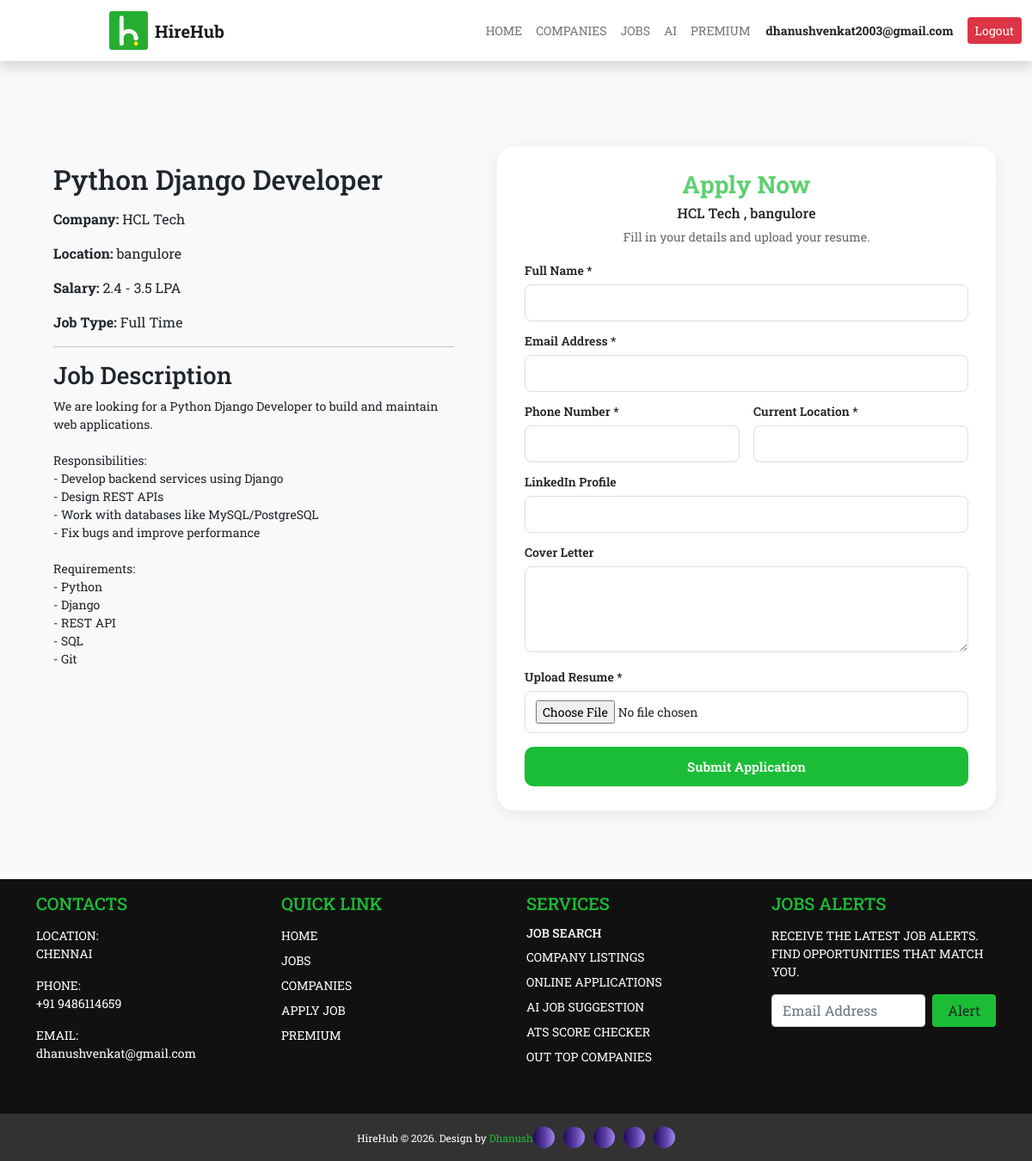
/apply-job/6/ (signed in), run on the app's committed database.
### job_portal/models.py (models this page shows, shortened)
class Job(models.Model):
    JOB_TYPES = (
        ('Full Time', 'Full Time'),
        ('Part Time', 'Part Time'),
        ('Remote', 'Remote'),
        ('Hybrid', 'Hybrid'),
    )
    title = models.CharField(max_length=100)
    company = models.CharField(max_length=100)
    location = models.CharField(max_length=100)
    salary = models.CharField(max_length=50)
    job_type = models.CharField(max_length=20, choices=JOB_TYPES)
    description = models.TextField(blank=True, null=True)

### job_portal/views.py (the view, shortened to what this page needs)
# urls.py: path('apply-job/<int:id>/', views.apply_job, name='apply_job'),
@login_required(login_url='auth')
def apply_job(request, id):
    job = get_object_or_404(Job, id=id)
    return render(request, "apply_job.html", {
        "job": job
    })

### templates/apply_job.html (shortened to what this page needs)
{% extends 'dummy.html' %}
{% load static %}
{% block content %}
<head>
    <link rel="stylesheet" href="{% static 'css/apply_job.css' %}">
    <link rel="stylesheet" href="https://cdn.jsdelivr.net/npm/bootstrap-icons@1.13.1/font/bootstrap-icons.min.css">
    <link href="https://cdn.jsdelivr.net/npm/bootstrap@5.0.2/dist/css/bootstrap.min.css" rel="stylesheet">
</head>
<section class="apply-section">
    <div class="container">
        <div class="job-layout">
            <div class="job-description">
                <h2>{{ job.title }}</h2>
                <p><strong>Company:</strong> {{ job.company }}</p>
                <p><strong>Location:</strong> {{ job.location }}</p>
                <p><strong>Salary:</strong> {{ job.salary }}</p>
                <p><strong>Job Type:</strong> {{ job.job_type }}</p>
                <hr>
                <h3>Job Description</h3>
                <pre>{{ job.description }}</pre>
            </div>
            <div class="apply-card">
                <h1>Apply Now</h1>
                <h4 class="places">
                    {{ job.company }} , {{ job.location }}
                </h4>
                <p>
                    Fill in your details and upload your resume.
                </p>
                <form method="POST" enctype="multipart/form-data">
                    <div class="form-group">
                        <label>Full Name *</label>
                        <input type="text" name="name" required>
                    </div>
                    <div class="form-group">
                        <label>Email Address *</label>
                        <input type="email" name="email" required>
                    </div>
                    <div class="form-group">
                        <label>Phone Number *</label>
                        <input type="tel" name="phone" required>
                    </div>
                    <div class="form-group">
                        <label>Current Location *</label>
                        <input type="text" name="location" required>
                    </div>
                    <div class="form-group">
                        <label>LinkedIn Profile</label>
                        <input type="url" name="linkedin">
                    </div>
                    <div class="form-group">
                        <label>Cover Letter</label>
                        <textarea name="cover_letter" rows="5"></textarea>
                    </div>
                    <div class="form-group">
                        <label>Upload Resume *</label>
                        <input type="file" name="resume" required>
                    </div>
                    <button type="submit" class="apply-btn">
                        Submit Application
                    </button>
                </form>
            </div>
        </div>
    </div>
</section>
{% endblock %}

### templates/dummy.html (shortened to what this page needs)
{% load static %}
<!DOCTYPE html>
<html lang="en">
<head>
    <link rel="stylesheet" href="{% static 'css/dummy.css' %}">
    <link rel="stylesheet" href="https://cdn.jsdelivr.net/npm/bootstrap@5.0.2/dist/css/bootstrap.min.css">
    <link rel="stylesheet" href="https://cdn.jsdelivr.net/npm/bootstrap-icons@1.13.1/font/bootstrap-icons.min.css">
</head>
<body>
<nav class="navbar navbar-expand-lg navbar-light fixed-top bg-white shadow">
    <div class="container-fluid">
        <a class="navbar-brand d-flex align-items-center" href="{% url 'index' %}">
            <img src="{% static 'images/logo.png' %}" alt="Logo" height="45">
            <span class="ms-2 fw-bold">HireHub</span>
        </a>
        <div class="collapse navbar-collapse" id="navbarNav">
            <ul class="navbar-nav me-auto">
                <li class="nav-item">
                    <a class="nav-link" href="{% url 'index' %}">HOME</a>
                </li>
                <li class="nav-item">
                    <a class="nav-link" href="{% url 'companies' %}">COMPANIES</a>
                </li>
                <li class="nav-item">
                    <a class="nav-link" href="{% url 'jobs' %}">JOBS</a>
                </li>
                <li class="nav-item">
                    <a class="nav-link" href="{% url 'ai' %}">AI</a>
                </li>
                <li class="nav-item">
                    <a class="nav-link" href="{% url 'premium' %}">PREMIUM</a>
                </li>
            </ul>
            <div class="d-flex align-items-center gap-3">
                {% if user.is_authenticated %}
                    <span class="fw-bold text-dark">
     {{ user.first_name|default:user.email }}
</span>
                    <a href="{% url 'logout' %}" class="btn btn-danger btn-sm">
                        Logout
                    </a>
                {% else %}
                    <a href="{% url 'auth' %}" class="btn btn-success btn-sm">
                        Login
                    </a>
                {% endif %}
            </div>
        </div>
    </div>
</nav>
<div style="margin-top:50px;">
    {% block content %}
    {% endblock %}
</div>
<footer class="fbottom py-3">
      <div class="container">
        <div class="row">
          <div class="col-lg-3 col-md-6 mb-4">
            <h5>CONTACTS</h5>
            <p>LOCATION:
              <a href="Chennai">CHENNAI</a>
            </p>
            <p>PHONE:
              <a href="tel:+919486114659">+91 9486114659</a>
            </p>
            <p>EMAIL:
              <a href="mailto:dhanushvenkat2003@gmail.com">dhanushvenkat@gmail.com</a>
            </p>
          </div>
          <div class="col-lg-3 col-md-6 mb-1">
            <h5>QUICK LINK</h5>
        <ul class="list-unstyled">
            <li><a href="{% url 'index' %}">HOME</a></li>
            <li><a href="{% url 'jobs' %}">JOBS</a></li>
            <li><a href="{% url 'companies' %}">COMPANIES</a></li>
            <li><a href="{% url 'jobs' %}">APPLY JOB</a></li>
            <li><a href="{% url 'premium' %}">PREMIUM</a></li>
        </ul>
          </div>
<div class="col-lg-3 col-md-6 mb-4">
    <h5>SERVICES</h5>
    <ul class="list-unstyled">
        <h6><li><a href="{% url 'jobs' %}">JOB SEARCH</a></li></h6>
        <li><a href="{% url 'companies' %}">COMPANY LISTINGS</a></li>
        <li><a href="{% url 'jobs' %}">ONLINE APPLICATIONS</a></li>
        <li><a href="{% url 'ai' %}">AI JOB SUGGESTION</a></li>
        <li><a href="{% url 'index' %}">ATS SCORE CHECKER</a></li>
        <li><a href="{% url 'companies' %}">OUT TOP COMPANIES</a></li>
    </ul>
</div>
        <div class="col-lg-3 col-md-6 mb-4">
    <h5>JOBS ALERTS</h5>
    <p>
    RECEIVE THE LATEST JOB ALERTS.
FIND OPPORTUNITIES THAT MATCH YOU.
</p>
    <form class="d-flex">
        <input type="email" class="form-control me-2 stext" placeholder="Email Address">
        <button class="btn sbutt">Alert</button>
    </form>
</div>
        </div>
      </div>
    </footer>
    <div class="logolink">
            <p>HireHub © 2026. Design by <span>Dhanush</span></p>
            <div class="social-icons">
        <a href="https://www.facebook.com/vijay.dhanush.3532" target="_blank">
        </a>
        <a href="https://twitter.com/Dhanush_venkat8" target="_blank">
        </a>
        <a href="https://www.instagram.com/dhanush_venkat__" target="_blank">
        </a>
        <a href="https://www.linkedin.com/in/dhanush-v-93542b3b0" target="_blank">
        </a>
        <a href="https://github.com/Dhanush-1508" target="_blank">
        </a>
        </div>
        </div>
</body>
</html>

### static/css/dummy.css (style rules this page uses)
* { padding: 0px; margin: 0px; box-sizing: border-box; font-family: "Roboto Slab", serif; }
:root { --primary-color:#1bbd36; }
.navbar { position: sticky; background: white; }
.collapse { font-size: 14px; }
.navbar-nav { margin-left: 280px; }
.navbar .navbar-brand { font-size: 20px; }
.navbar-brand { margin-left:115px; }
section { margin-top: 0px; }
.fbottom { background-color: #111; color: white; }
.fbottom h5 { color: #1bbd36; margin-bottom: 15px; }
.fbottom p { color: white; font-size: 14px; }
.fbottom a { color: white; text-decoration: none; display: block; margin-bottom: 8px; font-size:14px }
.stext { border-radius: 2px; }
.sbutt { background-color: #1bbd36 !important ; width: 100px; color: white; border: none; }
.logolink { display: flex; align-items: center; justify-content: center; gap: 20px; padding: 15px 20px; background-color:#111111db; color: white; white-space: nowrap; }
.logolink p { margin: 0; font-size: 14px; color: white; }
.logolink p span { color: #1bbd36; }
.logolink .social-icons { display: flex; gap: 10px; }
.logolink .social-icons a { width: 36px; height: 36px; background: linear-gradient(90deg,rgba(32, 9, 91, 1) 0%, rgba(95, 65, 171, 1) 58%, rgba(162, 135, 231, 1) 100%); border-radius: 50%; display: flex; align-items: center; justify-content: center; text-decoration: none; transition: all 0.3s ease; }
.logolink .social-icons a { width: 25px; height: 25px; }
.logolink { gap: 0px }
.logolink p { font-size: 12px; }

### static/css/apply_job.css (style rules this page uses)
.apply-section { padding: 120px 0 80px; background: #f8fafc; }
.job-layout { display: grid; grid-template-columns: 1fr 580px; gap: 30px; align-items: start; }
.job-description { background: #f8f9fa; padding: 20px; border-radius: 10px; margin-bottom: 0; }
.job-description h2 { margin-bottom: 15px; }
.job-description pre { white-space: pre-wrap; font-family: inherit; margin-bottom: 0; }
.apply-card { width: 100%; max-width: 580px; margin: 0; background: #fff; padding: 28px 32px; border-radius: 20px; box-shadow: 0 5px 25px rgba(0, 0, 0, 0.08); }
.apply-card h1 { text-align: center; font-size: 28px; font-weight: 700; margin-bottom: 6px; color: rgb(27 189 54 / 0.71); }
.places { text-align: center; align-items: center; font-size: 16px; }
.apply-card p { text-align: center; color: #666; margin-bottom: 18px; font-size: 14px; }
.apply-card form { display: grid; grid-template-columns: 1fr 1fr; column-gap: 16px; }
.apply-card form .form-group { margin-bottom: 12px; }
.apply-card form .form-group:nth-of-type(1), .apply-card form .form-group:nth-of-type(2), .apply-card form .form-group:nth-of-type(5), .apply-card form .form-group:nth-of-type(6), .apply-card form .form-group:nth-of-type(7) { grid-column: 1 / -1; }
.apply-card form .apply-btn { grid-column: 1 / -1; margin-top: 4px; }
.form-group label { display: block; margin-bottom: 6px; font-weight: 600; font-size: 14px; }
.form-group input, .form-group textarea { width: 100%; padding: 10px 12px; border: 1px solid #ddd; border-radius: 8px; outline: none; font-size: 14px; }
.form-group textarea { min-height: 70px; max-height: 100px; resize: vertical; }
.apply-btn { width: 100%; padding: 12px; border: none; border-radius: 10px; background: #1bbd36; color: white; font-size: 15px; font-weight: 600; cursor: pointer; transition: .3s; }

### data on the page
Job: title "Python Django Developer", company "HCL Tech", location "bangulore", salary "2.4 - 3.5 LPA", job_type "Full Time", description "We are looking for a Python Django Developer to build and maintain web applications. Responsibilities: - Develop backend services using Django - Design REST APIs - Work with databases like MySQL/PostgreSQL - Fix bugs and improve performance Requirements: - Python - Django - REST API - SQL - Git"

### other printed values
{{ user.first_name|default:user.email }} "dhanushvenkat2003@gmail.com"
